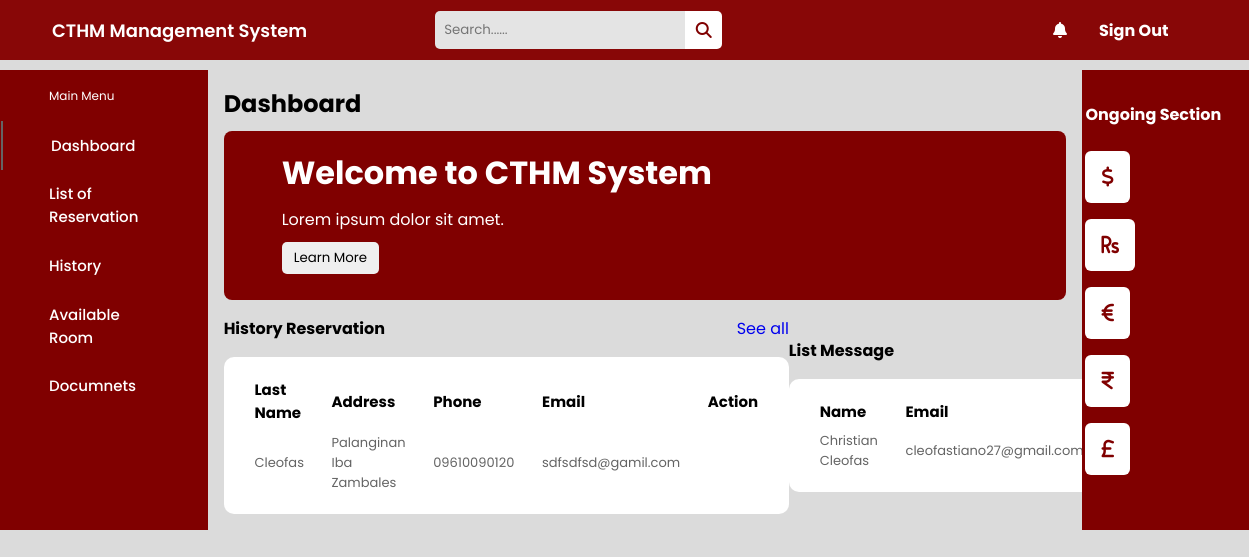
/Dashboard/dashboard/, run on an earlier commit of the app's database.
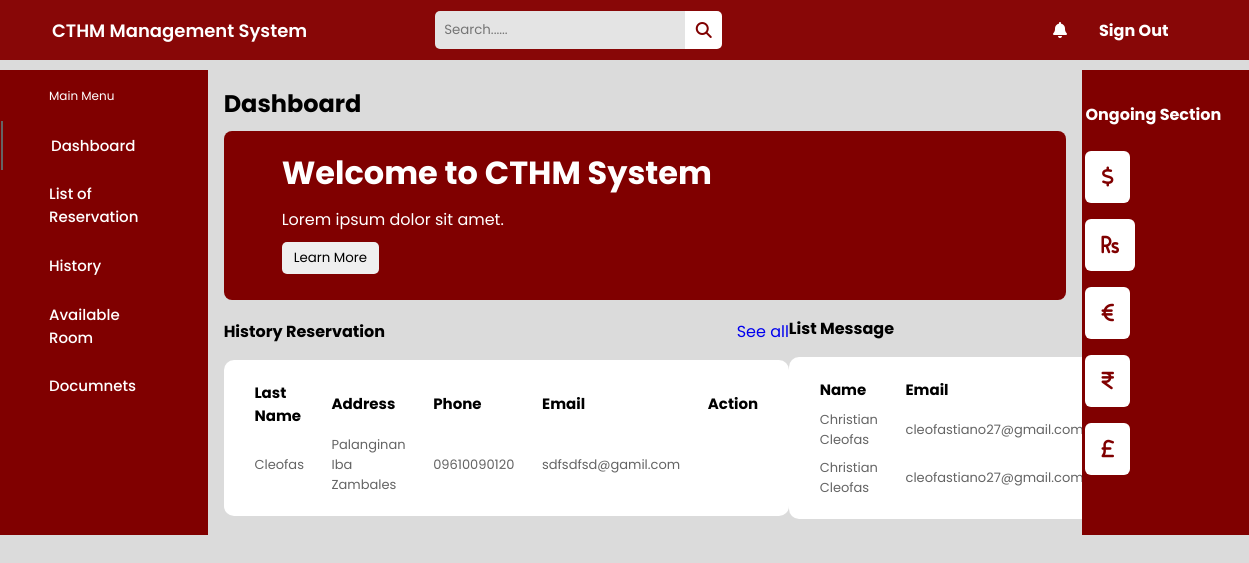
And on a later commit of the database.
### HomePage/models.py (models this page shows, shortened)
class Reservation(models.Model):
    fname = models.CharField(max_length=50)
    lname = models.CharField(max_length=50)
    address = models.CharField(max_length=70)
    city = models.CharField(max_length=70)
    province = models.CharField(max_length=70)
    postal = models.CharField(max_length=50)
    birthday = models.CharField(max_length=50)
    gender = models.CharField(max_length=50)
    email = models.CharField(max_length=50)
    phone = models.CharField(max_length=50)

class Contact(models.Model):
    name = models.CharField(max_length=50)
    email = models.CharField(max_length=50)
    message = models.TextField(max_length=100)

### Dashboard/views.py (the view)
# urls.py: path('dashboard/', views.dashboard, name='dashboard'),
def dashboard(request):
    return render(request, 'Dashboard/dashboard.html', {
        'reservation': Reservation.objects.all(),
        'contact': Contact.objects.all(),
    })

### Dashboard/templates/Dashboard/dashboard.html (shortened to what this page needs)
{% load static %}
<!DOCTYPE html>
<html lang="en">
<head>
  <link rel="stylesheet" href="{% static 'css/dashboards.css' %}">
  <link rel="stylesheet" href="https://cdnjs.cloudflare.com/ajax/libs/font-awesome/6.2.0/css/all.min.css" />
</head>
<body>
  <header class="header">
    <div class="logo">
      <a href="#">CTHM Management System</a>
      <div class="search_box">
        <input type="text" placeholder="Search......">
        <i class="fa-sharp fa-solid fa-magnifying-glass"></i>
      </div>
    </div>
    <div class="header-icons">
      <i class="fas fa-bell"></i>
      <div class="account">
        <h4>Sign Out</h4>
      </div>
    </div>
  </header>
  <div class="container">
    <nav style="background-color: maroon;">
      <div class="side_navbar" style="color: #ffff;">
        <span style="color: #fff;">Main Menu</span>
        <a style="color: #ffff;" href="#" class="active">Dashboard</a>
        <a style="color: #ffff;" href="#">List of Reservation</a>
        <a style="color: #ffff;" href="#">History</a>
        <a style="color: #ffff;" href="#">Available Room</a>
        <a style="color: #ffff;" href="#">Documnets</a>
      </div>
    </nav>
    <div class="main-body">
      <h2>Dashboard</h2>
      <div class="promo_card">
        <h1>Welcome to CTHM System</h1>
        <span>Lorem ipsum dolor sit amet.</span>
        <button>Learn More</button>
      </div>
      <div class="history_lists">
        <div class="list1">
              <div class="row">
                  <h4>History Reservation</h4>
                  <a href="#">See all</a>
            </div>
            <table>
                <thead>
                    <tr>
                        <th>Last Name</th>
                        <th>Address</th>
                        <th>Phone</th>
                        <th>Email</th>
                        <th>Action</th>
                    </tr>
                </thead>
            {% if reservation %}
            <tbody>
              {% for item in reservation %}
              <tr>
                <td>{{ item.lname }}</td>
                <td>{{ item.address }}</td>
                <td>{{ item.phone }}</td>
                <td>{{ item.email }}</td>
              </tr>
              {% endfor %}
            </tbody>
            {% endif %}
          </table>
    </div>
        <div class="list2">
          <div class="row">
            <h4>List Message</h4>
            <a href="#">See all</a>
          </div>
          <table>
            <thead>
              <tr>
                <th>Name</th>
                <th>Email</th>
                <th>Message</th>
              </tr>
            </thead>
            {% if contact %}
            <tbody>
            {% for item in contact %}
              <tr>
                <td>{{ item.name }}</td>
                <td>{{ item.email }}</td>
                <td>{{ item.message }}</td>
              </tr>
            {% endfor %}
            </tbody>
            {% endif %}
          </table>
        </div>
      </div>
    </div>
    <div class="sidebar">
      <h4>Ongoing Section</h4>
      <div class="balance">
        <i class="fas fa-dollar icon"></i>
      </div>
      <div class="balance">
        <i class="fa-solid fa-rupee-sign icon"></i>
      </div>
      <div class="balance">
        <i class="fas fa-euro icon"></i>
      </div>
      <div class="balance">
        <i class="fa-solid fa-indian-rupee-sign icon"></i>
      </div>
      <div class="balance">
        <i class="fa-solid fa-sterling-sign icon"></i>
      </div>
    </div>
  </div>
</body>
</html>

What changed in the data, as far as the page shows it:
added Contact: name "Christian Cleofas", email "cleofastiano27@gmail.com"
